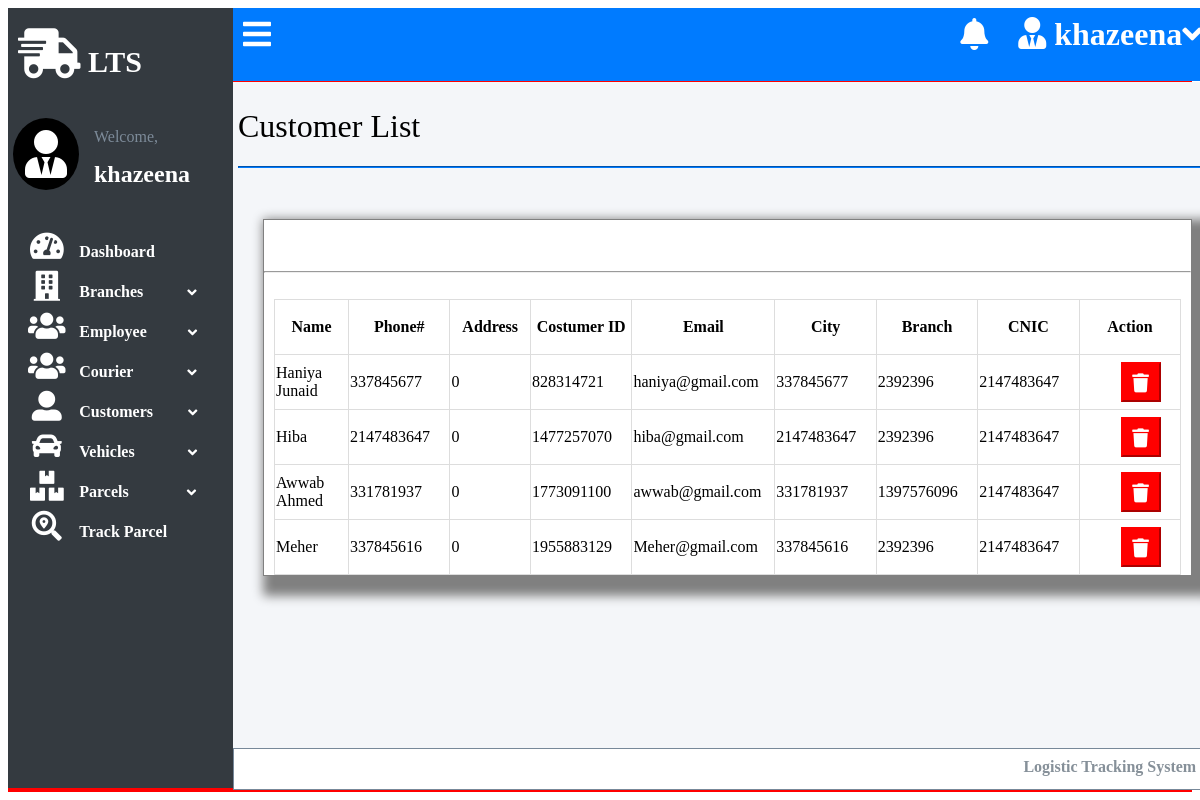
The page /list_customers.php (signed in) on the database its author committed.
### tables this page shows
CREATE TABLE `customers` (
  `names` text NOT NULL,
  `phone_no` int(11) NOT NULL,
  `cust_id` int(11) NOT NULL,
  `CNIC_cus` int(11) NOT NULL,
  `email_cus` varchar(50) NOT NULL,
  `city` text NOT NULL,
  `code` int(11) NOT NULL,
  `adress` int(11) NOT NULL
);

### list_customers.php (the view, shortened to what this page needs)
<html lang="en">
<head>
    <link rel="stylesheet" type="text/css" href="styling.css"></link>
    <link rel="stylesheet" href="https://cdnjs.cloudflare.com/ajax/libs/font-awesome/5.15.3/css/all.min.css"/>
</head>
<body>
    <div class="container" >
      <div class="style" id="header">
           <span class=" fas fa-bars fa-2x" style="position:relative; top: 10; left:10;" onclick="myFun(this)" >
           </span>
         <span onclick="logout(this)">
          <span  class=" fas fa-user-tie fa-2x " style="float: right; margin-left: 30px; margin-right: 20px;margin-top: 9px;" >
          <?php echo htmlspecialchars($_SESSION["username"]); ?><span class=" fa fa-angle-down ml-2" style="position: relative; top: 1;">
           </span>
         </span>
          <span class="fas fa-bell fa-2x"style="float:right ;margin-top: 10px;"></span>
      </div>
        <div class="style" id="menu" >
            <div id="icon">
                 <a href="">
                   <span class="fas fa-shipping-fast" style="font-size: 50px; margin-top: 20px;margin-left: 5px;"></span>
                  </a>
                 <div class="text" > <b >LTS</b></div>
            </div>
            <div id="user">
              <span class="fas fa-user-tie fa-3x img"></span>
                <span class="clr">Welcome,</span>
                <h2 class="fsuser">
                <?php echo htmlspecialchars($_SESSION["username"]); ?></h2>
            </div>
            <br>
            <div class="elements" >
              <span class="fas fa-tachometer-alt h-and-w fa-fw fa-2x"  onclick="location.href='dashboard.php';">
              </span>
              <div class="text" >
                <a href="#">
                  <b  style="font-size: 16px;" onclick="location.href = 'dashboard.php';">
                    Dashboard
                  </b>
                </a>
            </div>
            </div>
            <div class="elements" >
              <span class="fas fa-building h-and-w fa-fw fa-2x"  onclick="Branches(this)">
              </span>
              <div class=" text" >
                <a href="#">
                  <b  style="font-size: 16px;" onclick="Branches(this)">
                    Branches
                  </b>
                </a>
                <span class="fa fa-angle-down ml-2 ar-h-w " onclick="Branches(this)" style="left: 40px;" >
                </span>
            </div>
            </div>
            <div class="elements" >
              <span class="fas fa-users h-and-w fa-fw fa-2x"  onclick="Branchstaff(this)">
              </span>
              <div class=" text" >
                <a href="#">
                  <b style="font-size: 16px;" onclick="Branchstaff(this)">
                    Employee
                  </b>
                </a>
                <span class="fa fa-angle-down ml-2 ar-h-w " onclick="Branchstaff(this)" style="left: 37px;" >
                </span>
            </div>
            </div>
             <div class="elements" >
              <span class="fas fa-users h-and-w fa-fw fa-2x"   onclick="dp(this)">
              </span>
              <div class=" text" >
                <a href="#">
                  <b style="font-size: 16px;" onclick="dp(this)">
                   Courier
                  </b>
                </a>
                <span class="fa fa-angle-down ml-2 ar-h-w " onclick="dp(this)" style="left: 50px;" >
                </span>
            </div>
            </div>
            <div class="elements" >
              <span class="fas fa-user-alt h-and-w fa-fw fa-2x"  onclick="customers(this)">
              </span>
              <div class='text' >
                <a href="#">
                  <b  style="font-size: 16px;" onclick="customers(this)">
                    Customers
                  </b>
                </a>
                <span class="fa fa-angle-down ml-2 ar-h-w " onclick="customers(this)" style="left: 31px;" >
                </span>
            </div>
            </div>
<div class="elements" >
  <span class="fas fa-car h-and-w fa-fw fa-2x"  onclick="vehicles(this)">
  </span>
  <div class="text" >
    <a href="#">
      <b  style="font-size: 16px;" onclick="vehicles(this)">
        Vehicles
      </b>
    </a>
    <span class="fa fa-angle-down ml-2 ar-h-w " onclick="vehicles(this)" style="left: 49px;" >
    </span>
</div>
</div>
<div class="elements" >
  <span class="fas fa-boxes h-and-w fa-fw fa-2x"  onclick="parcels(this)">
  </span>
  <div class=" text" >
    <a href="#">
      <b  style="font-size: 16px;" onclick="parcels(this)">
        Parcels
      </b>
    </a>
    <span class="fa fa-angle-down ml-2 ar-h-w " onclick="parcels(this)" style="left: 54px;" >
    </span>
</div>
</div>
            <div class="elements" >
              <span class="fas fa-search-location h-and-w fa-fw fa-2x"  onclick="location.href='track_parcel.php';">
              </span>
              <div class=" text" >
                <a href="#">
                  <b  style="font-size: 16px;"  onclick="location.href='track_parcel.php';"  >
                    Track Parcel
                  </b>
                </a>
            </div>
            </div>
          </div>
       <div id="main">
        <h1 style="font-weight:normal;">Customer List</h1>
           <hr style="border-color:rgba(0,123,255,255);">
          <br>
          <div style="background-color:white; margin: 25px 25px; border:1px solid grey; box-shadow:10px 10px 10px 10px grey;" >
           <a href="add_customer.php">
          <button style="margin-left:960px; margin-top:10px; margin-bottom:3px; border-color:rgba(0,123,255,255); height:30px"> <b style="font-size:15px"> + </b>Add New</button></a>
         <hr style="border=color:rgb(211,211,211)"><br>
           <table style="border-collapse: collapse;margin-left:10px;margin-right:10px  ">
           <tr>
               <th>Name</th>
               <th >Phone#</th>
               <th >Address</th>
               <th >Costumer ID</th>
               <th >Email</th>
               <th>City</th>
               <th>Branch</th>
               <th>CNIC</th>
               <th  >Action</th>
           </tr>
           <?php
$conn = mysqli_connect("localhost", "root", "", "lts_db");
$sql = "SELECT names,phone_no, adress, cust_id, email_cus, phone_no, code,CNIC_cus FROM customers";
$result = $conn->query($sql);
if($result){
  if ($result->num_rows> 0) {
while($row = $result->fetch_assoc()) {
  ?>
<tr>
<td><?php echo $row['names']; ?></td>
<td><?php echo $row['phone_no']; ?></td>
<td><?php echo $row['adress']; ?></td>
<td><?php echo $row['cust_id']; ?></td>
<td><?php echo $row['email_cus']; ?></td>
<td><?php echo $row['phone_no']; ?></td>
<td><?php echo $row['code']; ?></td>
<td><?php echo $row['CNIC_cus']; ?></td>
<td>
<a href="del_cus.php?cust_id=<?php echo $row['cust_id']; ?>">
<button style="height:40px;background-color:red;border-color:red;width:40px;margin-left:40px">
<i class="fas fa-trash" style="color:white; font-size:19px"></i>
</button>
</a>
</td>
</tr>
<?php
}
echo "</table>";
}
else  echo " No results"; }
?>
</div>
         </div>
       <div  id="footer">
        <b id="right-center">
        Logistic Tracking System
     </div>
    </div>
</body>
</html>

### styling.css (style rules this page uses)
body { overflow-y: hidden; }
.container { background-color:red; display: grid; grid-template-areas: 'menu header ' 'menu main ' 'menu footer'; height: 100%; }
.style { color: white; }
#menu { background-color:rgba(52,58,64,255); grid-area: menu; width: 220px; border-left: 5px solid rgba(52,58,64,255) ; height: 97.5vh; position: sticky; top: 0; overflow-y: scroll; overflow-x: hidden; transition: 0.3s; }
#main { background-color: rgba(244,246,249,255); grid-area: main; border:5px solid rgba(244,246,249,255) ; position:relative; transition: margin-left 0.3s; min-width: 81.6vw; height: 82vh; overflow-y: scroll; }
#footer { position: sticky; bottom: 0; border: 0.5px solid lightslategray; background-color: rgba(255,255,255,255); height: 5vh; color:rgba(134,144,153,255); text-align: right; grid-area: footer; min-width: 5vw; }
#header { position: sticky; top: 0; z-index: 1; background-color: rgba(0,123,255,255); height:9.1vh; grid-area: header; min-width:5vw; float: right; }
#icon { height: 80px; font-size: 30px; margin-bottom: 30px; }
.img { background:black; border-radius: 100%; text-align: center; vertical-align: bottom; padding: 12px; float: left; }
.elements { margin-top: 10px; font-size: 15px; }
.text { display:inline; }
.h-and-w { height: 30px; width: 30px; margin-left: 15px; margin-right:10px ; }
.fsuser { position: relative; right: -15; top:5; }
#user { vertical-align: middle; text-align: left; }
.clr { display: inline-block; color: rgba(125,139,153,255); position: relative; right: -15; top:10; }
#right-center { position: relative; bottom: -9; right: 25; }
a { text-decoration: none; color: white; }
.ar-h-w { height: 15px; width: 15px; margin-top: 10px; position: relative; bottom: -1.5px; }
th,td { border: 1px solid #dddddd;border-collapse: collapse; height:55px;width:18vw }

### rows shown on the page
customers: names "Haniya Junaid", phone_no "337845677", adress "0", cust_id "828314721", email_cus "haniya@gmail.com", code "2392396", CNIC_cus "2147483647"
customers: names "Hiba", phone_no "2147483647", adress "0", cust_id "1477257070", email_cus "hiba@gmail.com", code "2392396", CNIC_cus "2147483647"
customers: names "Awwab Ahmed", phone_no "331781937", adress "0", cust_id "1773091100", email_cus "awwab@gmail.com", code "1397576096", CNIC_cus "2147483647"
customers: names "Meher", phone_no "337845616", adress "0", cust_id "1955883129", email_cus "Meher@gmail.com", code "2392396", CNIC_cus "2147483647"

### other values the page prints
$_SESSION["username"] "khazeena"
